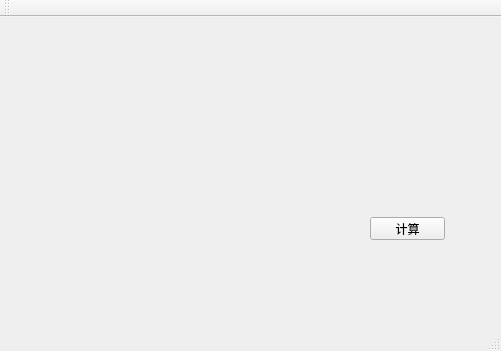
<?xml version="1.0" encoding="UTF-8"?>
<ui version="4.0">
 <class>MainWindow</class>
 <widget class="QMainWindow" name="MainWindow">
  <property name="geometry">
   <rect>
    <x>0</x>
    <y>0</y>
    <width>501</width>
    <height>351</height>
   </rect>
  </property>
  <property name="windowTitle">
   <string>MainWindow</string>
  </property>
  <widget class="QWidget" name="centralWidget">
   <widget class="QPushButton" name="calButton">
    <property name="geometry">
     <rect>
      <x>370</x>
      <y>200</y>
      <width>75</width>
      <height>23</height>
     </rect>
    </property>
    <property name="text">
     <string>计算</string>
    </property>
   </widget>
   <widget class="QWidget" name="">
    <property name="geometry">
     <rect>
      <x>30</x>
      <y>60</y>
      <width>437</width>
      <height>22</height>
     </rect>
    </property>
    <layout class="QHBoxLayout" name="horizontalLayout">
     <item>
      <widget class="QLineEdit" name="firstLineEdit"/>
     </item>
     <item>
      <widget class="QComboBox" name="comboBox">
       <item>
        <property name="text">
         <string>+</string>
        </property>
       </item>
       <item>
        <property name="text">
         <string>-</string>
        </property>
       </item>
       <item>
        <property name="text">
         <string>*</string>
        </property>
       </item>
       <item>
        <property name="text">
         <string>/</string>
        </property>
       </item>
      </widget>
     </item>
     <item>
      <widget class="QLineEdit" name="secondLineEdit"/>
     </item>
     <item>
      <widget class="QLabel" name="label_2">
       <property name="text">
        <string>=</string>
       </property>
      </widget>
     </item>
     <item>
      <widget class="QLineEdit" name="resultLineEdit"/>
     </item>
    </layout>
   </widget>
   <zorder>firstLineEdit</zorder>
   <zorder>secondLineEdit</zorder>
   <zorder>resultLineEdit</zorder>
   <zorder>label</zorder>
   <zorder>label_2</zorder>
   <zorder>secondLineEdit</zorder>
   <zorder>resultLineEdit</zorder>
   <zorder>resultLineEdit</zorder>
   <zorder>calButton</zorder>
  </widget>
  <widget class="QMenuBar" name="menuBar">
   <property name="geometry">
    <rect>
     <x>0</x>
     <y>0</y>
     <width>501</width>
     <height>23</height>
    </rect>
   </property>
  </widget>
  <widget class="QToolBar" name="mainToolBar">
   <attribute name="toolBarArea">
    <enum>TopToolBarArea</enum>
   </attribute>
   <attribute name="toolBarBreak">
    <bool>false</bool>
   </attribute>
  </widget>
  <widget class="QStatusBar" name="statusBar"/>
 </widget>
 <layoutdefault spacing="6" margin="11"/>
 <resources/>
 <connections/>
</ui>
